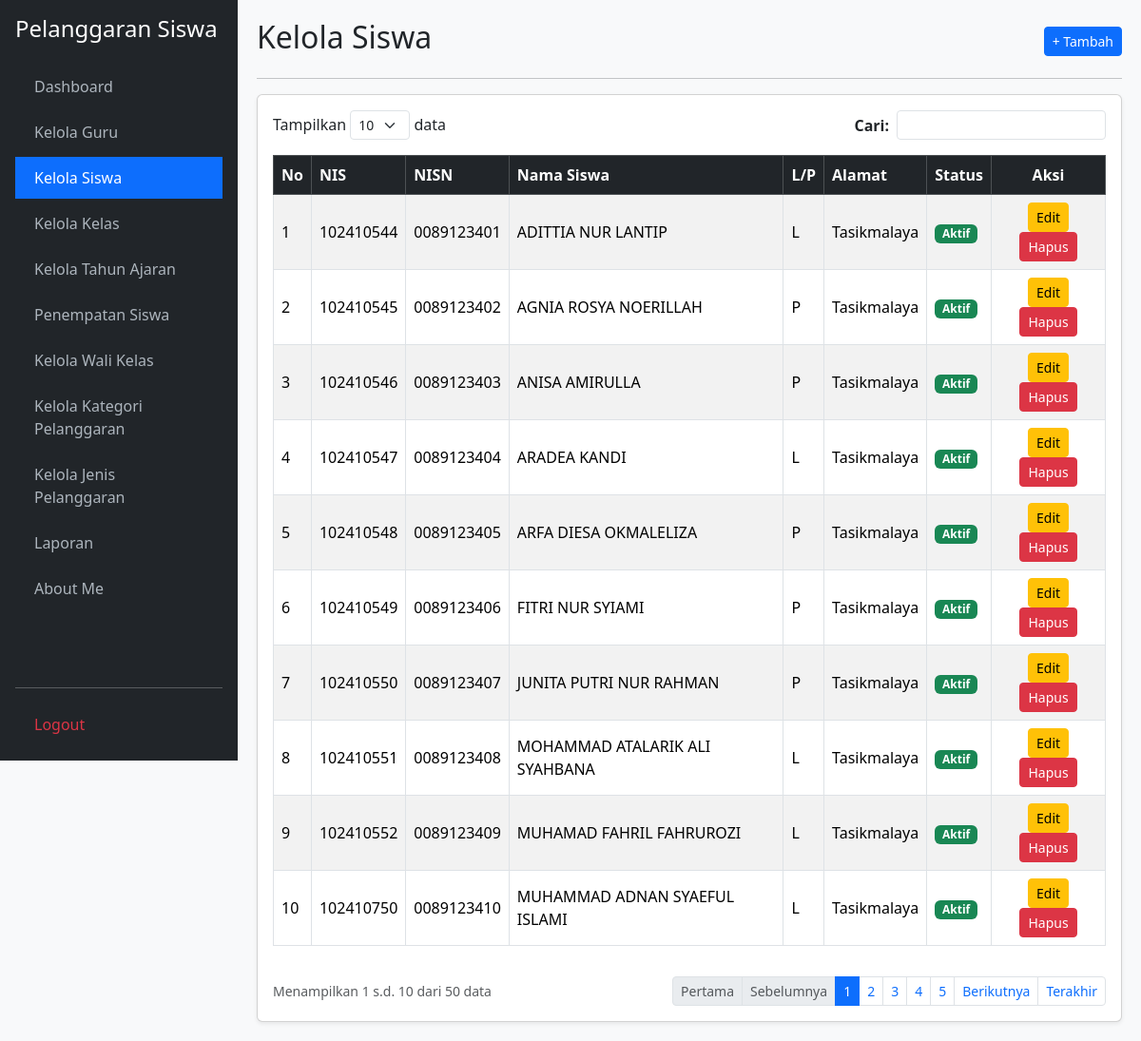
The page /kelola_siswa.php (signed in) on the database its author committed.
### tables this page shows
CREATE TABLE `t_siswa` (
  `id` int(11) NOT NULL,
  `nis` varchar(30) NOT NULL,
  `nisn` varchar(20) DEFAULT NULL,
  `nama` varchar(150) NOT NULL,
  `jenis_kelamin` char(1) DEFAULT NULL,
  `tanggal_lahir` date DEFAULT NULL,
  `alamat` text DEFAULT NULL,
  `status_aktif` tinyint(1) DEFAULT 1,
  `created_at` timestamp NULL DEFAULT NULL,
  `updated_at` timestamp NULL DEFAULT NULL
);

### kelola_siswa.php (the view, shortened to what this page needs)
<?php
require_once 'koneksi.php';
$aksi = $_GET['aksi'] ?? '';
$edit = ($_GET['edit'] ?? '') ? mysqli_fetch_assoc(mysqli_query($koneksi, "SELECT * FROM t_siswa WHERE id='{$_GET['edit']}'")) : null;
$limit = 10; $h = max(1, (int)($_GET['halaman'] ?? 1)); $offset = ($h - 1) * $limit;
$cari = mysqli_real_escape_string($koneksi, $_GET['cari'] ?? '');
$where = $cari ? "WHERE nis LIKE '%$cari%' OR nisn LIKE '%$cari%' OR nama LIKE '%$cari%'" : "";
$total = mysqli_num_rows(mysqli_query($koneksi, "SELECT 1 FROM t_siswa $where"));
$pages = ceil($total / $limit) ?: 1;
$data = mysqli_query($koneksi, "SELECT * FROM t_siswa $where LIMIT $offset, $limit");
$no = $offset + 1;
?>
<!DOCTYPE html>
<html lang="id">
<head>
    <link href="https://cdn.jsdelivr.net/npm/bootstrap@5.3.2/dist/css/bootstrap.min.css" rel="stylesheet">
</head>
<body>
    <div class="sidebar d-flex flex-column p-3">
        <h4 class="text-white mb-4">Pelanggaran Siswa</h4>
        <ul class="nav nav-pills flex-column mb-auto">
            <li class="nav-item mb-1"><a href="dashboard.php">Dashboard</a></li>
            <li class="nav-item mb-1"><a href="kelola_guru.php">Kelola Guru</a></li>
            <li class="nav-item mb-1"><a href="kelola_siswa.php" class="active">Kelola Siswa</a></li>
            <li class="nav-item mb-1"><a href="kelola_kelas.php">Kelola Kelas</a></li>
            <li class="nav-item mb-1"><a href="kelola_tahun_ajaran.php">Kelola Tahun Ajaran</a></li>
            <li class="nav-item mb-1"><a href="penempatan_siswa.php">Penempatan Siswa</a></li>
            <li class="nav-item mb-1"><a href="kelola_wali_kelas.php">Kelola Wali Kelas</a></li>
            <li class="nav-item mb-1"><a href="kelola_kategori_pelanggaran.php">Kelola Kategori Pelanggaran</a></li>
            <li class="nav-item mb-1"><a href="kelola_jenis_pelanggaran.php">Kelola Jenis Pelanggaran</a></li>
            <li class="nav-item mb-1"><a href="laporan.php">Laporan</a></li>
            <li class="nav-item mb-1"><a href="about_me.php">About Me</a></li>
        </ul>
        <hr><a href="logout.php" class="text-danger">Logout</a>
    </div>
    <div class="main-content">
        <?php if ($aksi === 'tambah' || $edit): ?>
            <div class="d-flex justify-content-between align-items-center mb-3">
                <h2><?= $edit ? 'Edit Data Siswa' : 'Tambah Data Siswa'; ?></h2>
                <a href="kelola_siswa.php" class="btn btn-secondary btn-sm">&larr; Kembali</a>
            </div>
            <hr>
            <div class="card shadow-sm"><div class="card-body">
                <form method="POST">
                    <input type="hidden" name="id" value="<?= $edit['id'] ?? ''; ?>">
                    <div class="mb-3">
                        <label class="form-label fw-bold">NIS (Maks. 8 Angka):</label>
                        <input type="text" name="nis" class="form-control" value="<?= htmlspecialchars($edit['nis'] ?? ''); ?>" maxlength="8" required>
                    </div>
                    <div class="mb-3">
                        <label class="form-label fw-bold">NISN (Maks. 10 Angka):</label>
                        <input type="text" name="nisn" class="form-control" value="<?= htmlspecialchars($edit['nisn'] ?? ''); ?>" maxlength="10">
                    </div>
                    <div class="mb-3">
                        <label class="form-label fw-bold">Nama Siswa:</label>
                        <input type="text" name="nama" class="form-control" value="<?= htmlspecialchars($edit['nama'] ?? ''); ?>" required>
                    </div>
                    <div class="mb-3">
                        <label class="form-label fw-bold">Jenis Kelamin:</label>
                        <select name="jenis_kelamin" class="form-control" required>
                            <option value="L" <?= (($edit['jenis_kelamin'] ?? '') == 'L') ? 'selected' : ''; ?>>Laki-laki</option>
                            <option value="P" <?= (($edit['jenis_kelamin'] ?? '') == 'P') ? 'selected' : ''; ?>>Perempuan</option>
                        </select>
                    </div>
                    <div class="mb-3">
                        <label class="form-label fw-bold">Tanggal Lahir:</label>
                        <input type="date" name="tanggal_lahir" class="form-control" value="<?= htmlspecialchars($edit['tanggal_lahir'] ?? ''); ?>">
                    </div>
                    <div class="mb-3">
                        <label class="form-label fw-bold">Alamat:</label>
                        <textarea name="alamat" class="form-control" rows="3"><?= htmlspecialchars($edit['alamat'] ?? ''); ?></textarea>
                    </div>
                    <div class="mb-3">
                        <label class="form-label fw-bold">Status Aktif:</label>
                        <select name="status_aktif" class="form-control" required>
                            <option value="Aktif" <?= (($edit['status_aktif'] ?? 1) == 1 || ($edit['status_aktif'] ?? '') == 'Aktif') ? 'selected' : ''; ?>>Aktif</option>
                            <option value="Tidak Aktif" <?= (($edit['status_aktif'] ?? 1) == 0 || ($edit['status_aktif'] ?? '') == 'Tidak Aktif') ? 'selected' : ''; ?>>Tidak Aktif</option>
                        </select>
                    </div>
                    <div class="d-flex justify-content-end">
                        <a href="kelola_siswa.php" class="btn btn-secondary me-2">Batal</a>
                        <button type="submit" name="simpan" class="btn btn-primary">Simpan</button>
                    </div>
                </form>
            </div></div>
        <?php else: ?>
            <div class="d-flex justify-content-between align-items-center mb-2">
                <h2>Kelola Siswa</h2>
                <a href="?aksi=tambah" class="btn btn-primary btn-sm">+ Tambah</a>
            </div>
            <hr>
            <div class="card shadow-sm"><div class="card-body">
                <div class="row mb-3 justify-content-between">
                    <div class="col-auto">Tampilkan <select class="form-select form-select-sm d-inline-block w-auto"><option>10</option></select> data</div>
                    <div class="col-auto">
                        <form method="GET" class="d-flex align-items-center">
                            <label class="me-2 mb-0 fw-bold">Cari:</label>
                            <input type="text" name="cari" class="form-control form-control-sm" value="<?= htmlspecialchars($cari); ?>">
                        </form>
                    </div>
                </div>
                <div class="table-responsive">
                    <table class="table table-bordered table-striped align-middle">
                        <thead class="table-dark">
                            <tr><th>No</th><th>NIS</th><th>NISN</th><th>Nama Siswa</th><th>L/P</th><th>Alamat</th><th>Status</th><th class="text-center">Aksi</th></tr>
                        </thead>
                        <tbody>
                            <?php while($r = mysqli_fetch_assoc($data)): ?>
                            <tr>
                                <td><?= $no++; ?></td>
                                <td><?= htmlspecialchars($r['nis']); ?></td>
                                <td><?= htmlspecialchars($r['nisn']); ?></td>
                                <td><?= htmlspecialchars($r['nama']); ?></td>
                                <td><?= htmlspecialchars($r['jenis_kelamin']); ?></td>
                                <td><?= htmlspecialchars($r['alamat']); ?></td>
                                <td>
                                    <span class="badge bg-<?= ($r['status_aktif'] == 1 || $r['status_aktif'] == 'Aktif') ? 'success' : 'secondary'; ?>">
                                        <?= ($r['status_aktif'] == 1 || $r['status_aktif'] == 'Aktif') ? 'Aktif' : 'Tidak Aktif'; ?>
                                    </span>
                                </td>
                                <td class="text-center">
                                    <a href="?edit=<?= $r['id']; ?>" class="btn btn-sm btn-warning">Edit</a>
                                    <a href="?hapus=<?= $r['id']; ?>" class="btn btn-sm btn-danger" onclick="return confirm('Hapus data siswa ini?')">Hapus</a>
                                </td>
                            </tr>
                            <?php endwhile; if(!$total): ?>
                            <tr><td colspan="8" class="text-center text-muted">Data siswa tidak ditemukan.</td></tr>
                            <?php endif; ?>
                        </tbody>
                    </table>
                </div>
                <div class="d-flex justify-content-between align-items-center mt-3">
                    <small class="text-muted">Menampilkan <?= $total ? $offset + 1 : 0; ?> s.d. <?= min($offset + $limit, $total); ?> dari <?= $total; ?> data</small>
                    <ul class="pagination pagination-sm mb-0">
                        <li class="page-item <?= $h <= 1 ? 'disabled' : ''; ?>"><a class="page-link" href="?halaman=1&cari=<?= $cari; ?>">Pertama</a></li>
                        <li class="page-item <?= $h <= 1 ? 'disabled' : ''; ?>"><a class="page-link" href="?halaman=<?= $h-1; ?>&cari=<?= $cari; ?>">Sebelumnya</a></li>
                        <?php for($i=1; $i<=$pages; $i++): ?>
                            <li class="page-item <?= $h == $i ? 'active' : ''; ?>"><a class="page-link" href="?halaman=<?= $i; ?>&cari=<?= $cari; ?>"><?= $i; ?></a></li>
                        <?php endfor; ?>
                        <li class="page-item <?= $h >= $pages ? 'disabled' : ''; ?>"><a class="page-link" href="?halaman=<?= $h+1; ?>&cari=<?= $cari; ?>">Berikutnya</a></li>
                        <li class="page-item <?= $h >= $pages ? 'disabled' : ''; ?>"><a class="page-link" href="?halaman=<?= $pages; ?>&cari=<?= $cari; ?>">Terakhir</a></li>
                    </ul>
                </div>
            </div></div>
        <?php endif; ?>
    </div>
</body>
</html>

### kelola_siswa.php (style rules this page uses)
body { background: #f8f9fa; }
.sidebar { min-height: 100vh; background: #212529; color: #fff; position: fixed; width: 250px; top: 0; left: 0; }
.sidebar a { color: #adb5bd; text-decoration: none; display: block; padding: 10px 20px; }
.sidebar a:hover, .sidebar a.active { color: #fff; background: #0d6efd; }
.main-content { margin-left: 250px; padding: 20px; }

### rows shown on the page
t_siswa: nis "102410544", nisn "0089123401", nama "ADITTIA NUR LANTIP", jenis_kelamin "L", alamat "Tasikmalaya", status_aktif "Aktif"
t_siswa: nis "102410545", nisn "0089123402", nama "AGNIA ROSYA NOERILLAH", jenis_kelamin "P", alamat "Tasikmalaya", status_aktif "Aktif"
t_siswa: nis "102410546", nisn "0089123403", nama "ANISA AMIRULLA", jenis_kelamin "P", alamat "Tasikmalaya", status_aktif "Aktif"
t_siswa: nis "102410547", nisn "0089123404", nama "ARADEA KANDI", jenis_kelamin "L", alamat "Tasikmalaya", status_aktif "Aktif"
t_siswa: nis "102410548", nisn "0089123405", nama "ARFA DIESA OKMALELIZA", jenis_kelamin "P", alamat "Tasikmalaya", status_aktif "Aktif"
t_siswa: nis "102410549", nisn "0089123406", nama "FITRI NUR SYIAMI", jenis_kelamin "P", alamat "Tasikmalaya", status_aktif "Aktif"
t_siswa: nis "102410550", nisn "0089123407", nama "JUNITA PUTRI NUR RAHMAN", jenis_kelamin "P", alamat "Tasikmalaya", status_aktif "Aktif"
t_siswa: nis "102410551", nisn "0089123408", nama "MOHAMMAD ATALARIK ALI SYAHBANA", jenis_kelamin "L", alamat "Tasikmalaya", status_aktif "Aktif"
t_siswa: nis "102410552", nisn "0089123409", nama "MUHAMAD FAHRIL FAHRUROZI", jenis_kelamin "L", alamat "Tasikmalaya", status_aktif "Aktif"
t_siswa: nis "102410750", nisn "0089123410", nama "MUHAMMAD ADNAN SYAEFUL ISLAMI", jenis_kelamin "L", alamat "Tasikmalaya", status_aktif "Aktif"

### other values the page prints
$offset + 1 "1"
min($offset + $limit, $total) "10"
$total "50"
